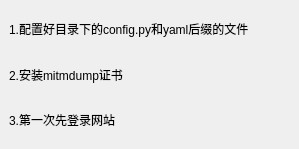
           <widget class="QWidget" name="tab_tutorial">
            <attribute name="icon">
             <iconset>
              <normaloff>使用说明.svg</normaloff>使用说明.svg</iconset>
            </attribute>
            <attribute name="title">
             <string>使用说明</string>
            </attribute>
            <widget class="QWidget" name="verticalLayoutWidget">
             <property name="geometry">
              <rect>
               <x>9</x>
               <y>9</y>
               <width>281</width>
               <height>131</height>
              </rect>
             </property>
             <layout class="QVBoxLayout" name="verticalLayout_2">
              <item>
               <widget class="QLabel" name="label_10">
                <property name="text">
                 <string>1.配置好目录下的config.py和yaml后缀的文件</string>
                </property>
               </widget>
              </item>
              <item>
               <widget class="QLabel" name="label_8">
                <property name="text">
                 <string>2.安装mitmdump证书</string>
                </property>
               </widget>
              </item>
              <item>
               <widget class="QLabel" name="label_9">
                <property name="text">
                 <string>3.第一次先登录网站</string>
                </property>
               </widget>
              </item>
             </layout>
            </widget>
           </widget>
